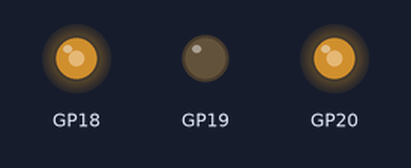
Recording of a program running on a simulated Raspberry Pi Pico running MicroPython. On the bench: output pins drawn as LEDs (lit = HIGH).

Above: at 0.05 s.
At 17.45 s:
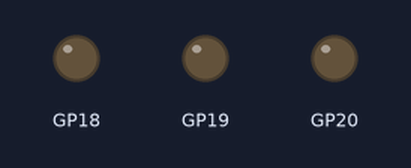
Timing chart, 0 to 22.8 s (numbered marks = the images above):
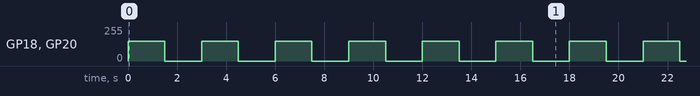

Measured:
- by itself, GP18, GP20: moves between 0/255 and 150/255, repeating every 17.5 s

The program:

rgbBlinking.py
```python
from picozero import RGBLED
from time import sleep, ticks_ms, ticks_diff

redPin = 18
greenPin = 19
bluePin = 20

led = RGBLED(redPin, greenPin, bluePin)
lastTime = ticks_ms()
led.color = (150, 0, 150)

while True:
    now = ticks_ms()
    deltaTime = ticks_diff(now, lastTime) / 1000 # divide by 1000 in order to turn miliseconds into seconds.

    if deltaTime > 1:
        led.toggle()
        lastTime = ticks_ms()

    sleep(.5)
```
